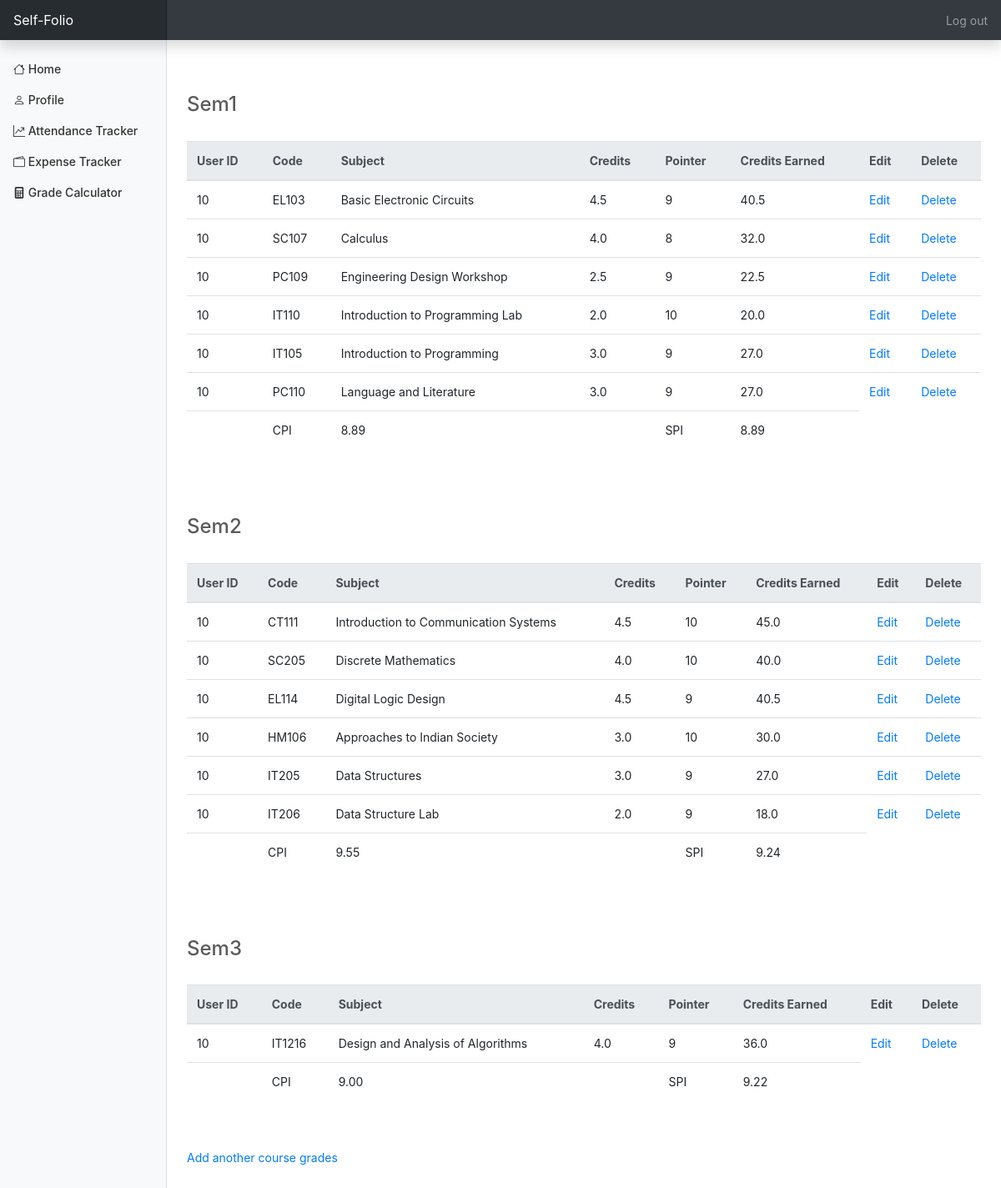
Screenshot of /grade/ (signed in) with the database file from the repository.
### SelF/models.py (models this page shows, shortened)
class Grade(models.Model):
    SEM_CATEGORY = (
        ('Sem 1', 'Sem 1'),
        ('Sem 2', 'Sem 2'),
        ('Sem 3', 'Sem 3'),
        ('Sem 4', 'Sem 4'),
        ('Sem 5', 'Sem 5'),
        ('Sem 6', 'Sem 6'),
        ('Sem 7', 'Sem 7'),
        ('Sem 8', 'Sem 8'),
    )
    semester = models.CharField(max_length=30, choices=SEM_CATEGORY)
    subject = models.CharField(max_length=50)
    code = models.CharField(max_length=32)
    credits = models.FloatField()
    pointer = models.PositiveIntegerField(validators=[MaxValueValidator(10)])
    creditsEarned = models.FloatField(null=True)
    userProfile = models.ForeignKey(User, null=True, on_delete=models.SET_NULL)

### SelF/views.py (the view)
# urls.py: path('grade/', views.grade, name='grade'),
@login_required(login_url='login_page')
def grade(request):
    if request.method == 'GET':
        user_id = request.user.id
        grades = Grade.objects.filter(userProfile=user_id)
        Sem1 = Grade.objects.filter(userProfile=user_id, semester='Sem 1')
        total1=0
        total11=0
        for entry in Sem1:
            total1 = total1 + entry.creditsEarned
            total11 = total11 + entry.credits
        cpi_sem1 = 0
        if total11 > 0:
            cpi_sem1 = total1/total11
        total_credits_earned = total1
        total_credits = total11
        spi_sem1 = 0
        if total_credits > 0:
            spi_sem1 = total_credits_earned/total_credits
        Sem2 = Grade.objects.filter(userProfile=user_id, semester='Sem 2')
        total2 = 0
        total22 = 0
        for entry in Sem2:
            total2 = total2 + entry.creditsEarned
            total22 = total22 + entry.credits
        cpi_sem2 = 0
        if total22 > 0:
            cpi_sem2 = total2 / total22
        total_credits_earned += total2
        total_credits += total22
        spi_sem2 = 0
        if total_credits > 0:
            spi_sem2 = total_credits_earned / total_credits
        Sem3 = Grade.objects.filter(userProfile=user_id, semester='Sem 3')
        total3 = 0
        total33 = 0
        for entry in Sem3:
            total3 = total3 + entry.creditsEarned
            total33 = total33 + entry.credits
        cpi_sem3 = 0
        if total33 > 0:
            cpi_sem3 = total3 / total33
        total_credits_earned += total3
        total_credits += total33
        spi_sem3 = 0
        if total_credits > 0:
            spi_sem3 = total_credits_earned / total_credits
        Sem4 = Grade.objects.filter(userProfile=user_id, semester='Sem 4')
        total4 = 0
        total44 = 0
        for entry in Sem4:
            total4 = total4 + entry.creditsEarned
            total44 = total44 + entry.credits
        cpi_sem4 = 0
        if total44 > 0:
            cpi_sem4 = total4 / total44
        total_credits_earned += total4
        total_credits += total44
        spi_sem4 = 0
        if total_credits > 0:
            spi_sem4 = total_credits_earned / total_credits
        Sem5 = Grade.objects.filter(userProfile=user_id, semester='Sem 5')
        total5 = 0
        total55 = 0
        for entry in Sem5:
            total5 = total5 + entry.creditsEarned
            total55 = total55 + entry.credits
        cpi_sem5 = 0
        if total55 > 0:
            cpi_sem5 = total5 / total55
        total_credits_earned += total5
        total_credits += total55
        spi_sem5 = 0
        if total_credits > 0:
            spi_sem5 = total_credits_earned / total_credits
        Sem6 = Grade.objects.filter(userProfile=user_id, semester='Sem 6')
        total6 = 0
        total66 = 0
        for entry in Sem6:
            total6 = total6 + entry.creditsEarned
            total66 = total66 + entry.credits
        cpi_sem6 = 0
        if total66 > 0:
            cpi_sem6 = total6 / total66
        total_credits_earned += total6
        total_credits += total66
        spi_sem6 = 0
        if total_credits > 0:
            spi_sem6 = total_credits_earned / total_credits
        Sem7 = Grade.objects.filter(userProfile=user_id, semester='Sem 7')
        total7 = 0
        total77 = 0
        for entry in Sem7:
            total7 = total7 + entry.creditsEarned
            total77 = total77 + entry.credits
        cpi_sem7 = 0
        if total77 > 0:
            cpi_sem7 = total7 / total77
        total_credits_earned += total7
        total_credits += total77
        spi_sem7 = 0
        if total_credits > 0:
            spi_sem7 = total_credits_earned / total_credits
        Sem8 = Grade.objects.filter(userProfile=user_id, semester='Sem 8')
        total8 = 0
        total88 = 0
        for entry in Sem8:
            total8 = total8 + entry.creditsEarned
            total88 = total88 + entry.credits
        cpi_sem8 = 0
        if total88 > 0:
            cpi_sem8 = total8 / total88
        total_credits_earned += total8
        total_credits += total88
        spi_sem8 = 0
        if total_credits > 0:
            spi_sem8 = total_credits_earned / total_credits
        return render(request, 'grade.html', {
            'total_credits_earned': total_credits_earned,
            'total_credits': total_credits,
            'grades': grades,
            'cpi_sem1': cpi_sem1,
            'spi_sem1': spi_sem1,
            'Sem1': Sem1,
            'cpi_sem2': cpi_sem2,
            'spi_sem2': spi_sem2,
            'Sem2': Sem2,
            'cpi_sem3': cpi_sem3,
            'spi_sem3': spi_sem3,
            'Sem3': Sem3,
            'cpi_sem4': cpi_sem4,
            'spi_sem4': spi_sem4,
            'Sem4': Sem4,
            'cpi_sem5': cpi_sem5,
            'spi_sem5': spi_sem5,
            'Sem5': Sem5,
            'cpi_sem6': cpi_sem6,
            'spi_sem6': spi_sem6,
            'Sem6': Sem6,
            'cpi_sem7': cpi_sem7,
            'spi_sem7': spi_sem7,
            'Sem7': Sem7,
            'cpi_sem8': cpi_sem8,
            'spi_sem8': spi_sem8,
            'Sem8': Sem8,
        })

### SelF/templates/grade.html (shortened to what this page needs)
{% extends 'base.html' %}
{% block content %}
<br> <br> <br>
{% if Sem1 %}
<h4>Sem1</h4>
<br>
<table class="table">
    <thead class="thead-light">
        <tr>
            <th>User ID</th>
            <th>Code</th>
            <th>Subject</th>
            <th>Credits</th>
            <th>Pointer</th>
            <th>Credits Earned</th>
            <th>Edit</th>
            <th>Delete</th>
        </tr>
    </thead>
    <tbody>
        {% for entry in Sem1 %}
            <tr>
                <td>{{ request.user.id }}</td>
                <td>{{ entry.code }}</td>
                <td>{{ entry.subject }}</td>
                <td>{{ entry.credits }}</td>
                <td>{{ entry.pointer }}</td>
                <td>{{ entry.creditsEarned }}</td>
                <td><a href="editGrade/?id={{ entry.id }}">Edit</a></td>
                <td><a href="deleteGrade/?id={{ entry.id }}">Delete</a></td>
            </tr>
        {% endfor %}
        <tr>
            <td></td>
            <td>CPI</td>
            <td>{{ cpi_sem1|floatformat:2 }}</td>
            <td></td>
            <td>SPI</td>
            <td>{{ spi_sem1|floatformat:2 }}</td>
        </tr>
    </tbody>
</table>
{% endif %}
{% if Sem2 %}
<br> <br> <br>
<h4>Sem2</h4>
<br>
<table class="table" >
    <thead class="thead-light">
        <tr>
            <th>User ID</th>
            <th>Code</th>
            <th>Subject</th>
            <th>Credits</th>
            <th>Pointer</th>
            <th>Credits Earned</th>
            <th>Edit</th>
            <th>Delete</th>
        </tr>
    </thead>
    <tbody>
        {% for entry in Sem2 %}
            <tr>
                <td>{{ request.user.id }}</td>
                <td>{{ entry.code }}</td>
                <td>{{ entry.subject }}</td>
                <td>{{ entry.credits }}</td>
                <td>{{ entry.pointer }}</td>
                <td>{{ entry.creditsEarned }}</td>
                <td><a href="editGrade/?id={{ entry.id }}">Edit</a></td>
                <td><a href="deleteGrade/?id={{ entry.id }}">Delete</a></td>
            </tr>
        {% endfor %}
        <tr>
            <td></td>
            <td>CPI</td>
            <td>{{ cpi_sem2|floatformat:2 }}</td>
            <td></td>
            <td>SPI</td>
            <td>{{ spi_sem2|floatformat:2 }}</td>
        </tr>
    </tbody>
</table>
{% endif %}
{% if Sem3 %}
<br> <br> <br>
<h4>Sem3</h4>
<br>
<table class="table" >
    <thead class="thead-light">
        <tr>
            <th>User ID</th>
            <th>Code</th>
            <th>Subject</th>
            <th>Credits</th>
            <th>Pointer</th>
            <th>Credits Earned</th>
            <th>Edit</th>
            <th>Delete</th>
        </tr>
    </thead>
    <tbody>
        {% for entry in Sem3 %}
            <tr>
                <td>{{ request.user.id }}</td>
                <td>{{ entry.code }}</td>
                <td>{{ entry.subject }}</td>
                <td>{{ entry.credits }}</td>
                <td>{{ entry.pointer }}</td>
                <td>{{ entry.creditsEarned }}</td>
                <td><a href="editGrade/?id={{ entry.id }}">Edit</a></td>
                <td><a href="deleteGrade/?id={{ entry.id }}">Delete</a></td>
            </tr>
        {% endfor %}
        <tr>
            <td></td>
            <td>CPI</td>
            <td>{{ cpi_sem3|floatformat:2 }}</td>
            <td></td>
            <td>SPI</td>
            <td>{{ spi_sem3|floatformat:2 }}</td>
        </tr>
    </tbody>
</table>
{% endif %}
<br> <br>
<a href="/grade/addGrade">Add another course grades</a>
{% endblock %}

### SelF/static/css/home.css (style rules this page uses)
body { color: #5a5a5a; }

### SelF/templates/base.html (style rules this page uses)
body { font-size: .875rem; margin-bottom: 50px; }

### rows the page displays
Grade: code "EL103", subject "Basic Electronic Circuits", credits "4.5", pointer "9", creditsEarned "40.5"
Grade: code "SC107", subject "Calculus", credits "4.0", pointer "8", creditsEarned "32.0"
Grade: code "PC109", subject "Engineering Design Workshop", credits "2.5", pointer "9", creditsEarned "22.5"
Grade: code "IT110", subject "Introduction to Programming Lab", credits "2.0", pointer "10", creditsEarned "20.0"
Grade: code "IT105", subject "Introduction to Programming", credits "3.0", pointer "9", creditsEarned "27.0"
Grade: code "PC110", subject "Language and Literature", credits "3.0", pointer "9", creditsEarned "27.0"
Grade: code "CT111", subject "Introduction to Communication Systems", credits "4.5", pointer "10", creditsEarned "45.0"
Grade: code "SC205", subject "Discrete Mathematics", credits "4.0", pointer "10", creditsEarned "40.0"
Grade: code "EL114", subject "Digital Logic Design", credits "4.5", pointer "9", creditsEarned "40.5"
Grade: code "HM106", subject "Approaches to Indian Society", credits "3.0", pointer "10", creditsEarned "30.0"
Grade: code "IT205", subject "Data Structures", credits "3.0", pointer "9", creditsEarned "27.0"
Grade: code "IT206", subject "Data Structure Lab", credits "2.0", pointer "9", creditsEarned "18.0"
Grade: code "IT1216", subject "Design and Analysis of Algorithms", credits "4.0", pointer "9", creditsEarned "36.0"

### other values shown
{{ request.user.id }} "10"
{{ cpi_sem1|floatformat:2 }} "8.89"
{{ spi_sem1|floatformat:2 }} "8.89"
{{ cpi_sem2|floatformat:2 }} "9.55"
{{ spi_sem2|floatformat:2 }} "9.24"
{{ cpi_sem3|floatformat:2 }} "9.00"
{{ spi_sem3|floatformat:2 }} "9.22"
